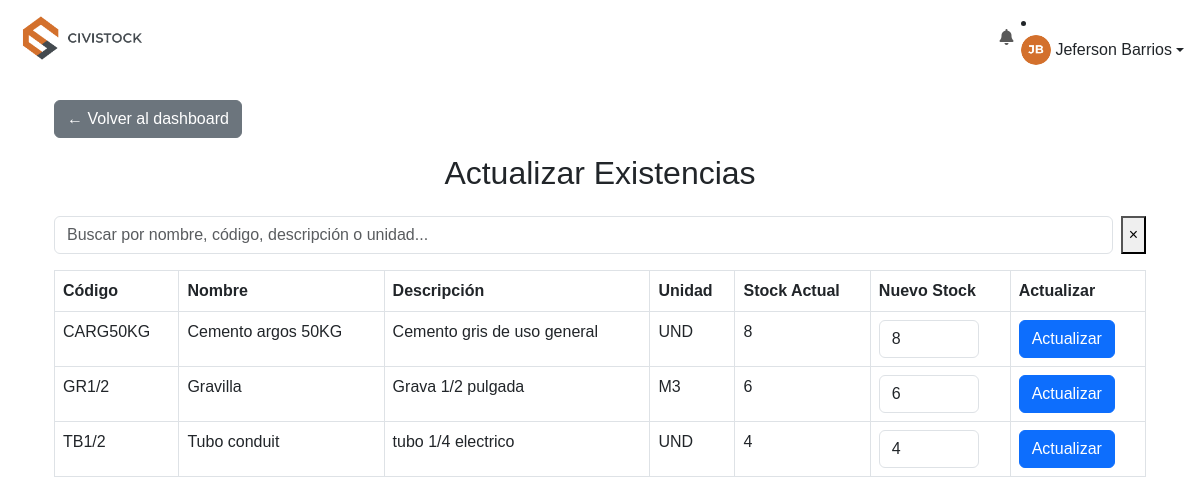
Screenshot of /almacenista/actualizar-existencias (signed in) with the database file from the repository.
### models.py (models this page shows, shortened)
class User(db.Model):
    __tablename__ = 'user'
    id = db.Column(db.Integer, primary_key=True)
    username = db.Column(db.String(80), unique=True, nullable=False)
    nombre = db.Column(db.String(120), nullable=False)
    password = db.Column(db.String(200), nullable=False)
    rol = db.Column(db.String(20), nullable=False)
    foto = db.Column(db.String(120), nullable=True, default='default.jpg')

class Material(db.Model):
    __tablename__ = 'material'
    id = db.Column(db.Integer, primary_key=True)
    codigo = db.Column(db.String(50), unique=True, nullable=False)
    nombre = db.Column(db.String(100), nullable=False)
    descripcion = db.Column(db.String(200))
    stock = db.Column(db.Float, default=0)
    stock_minimo = db.Column(db.Integer, default=0)
    unidad = db.Column(db.String(50))
    en_devolucion = db.Column(db.Float, default=0)
    movimientos = db.relationship('Movimiento', backref='material', lazy=True)

### almacenista_routes.py (the view, shortened to what this page needs)
@almacenista_bp.route('/actualizar-existencias')
def actualizar_existencias():
    query = request.args.get('q', '').strip()
    materiales = Material.query
    materiales = materiales.order_by(Material.nombre).all()
    return render_template('Almacenista/actualizar_existencias.html', materiales=materiales)

### utils.py (called while the page is built)
def formatear_numero(value):
    try:
        num = float(value)
        if num.is_integer():
            return int(num)
        return num
    except (ValueError, TypeError):
        return value

def obtener_materiales_bajo_stock():
    return Material.query.filter(Material.stock <= Material.stock_minimo).all()

### templates/Almacenista/actualizar_existencias.html (shortened to what this page needs)
{% extends 'base.html' %}
{% block content %}
<div class="container mt-4">
    <a href="{{ url_for('almacenista.dashboard') }}" class="btn btn-secondary mb-3">← Volver al dashboard</a>
    <h2 class="text-center mb-4">Actualizar Existencias</h2>
<div class="form-busqueda mb-3 d-flex input-clearable">
    <input
        type="text"
        id="busquedaMateriales"
        class="form-control me-2"
        placeholder="Buscar por nombre, código, descripción o unidad..."
    >
    <button type="button" class="clear-btn" id="clearSearch">&times;</button>
</div>
    <table class="table table-bordered table-hover">
        <thead class="thead-light">
            <tr>
                <th>Código</th>
                <th>Nombre</th>
                <th>Descripción</th>
                <th>Unidad</th>
                <th>Stock Actual</th>
                <th>Nuevo Stock</th>
                <th>Actualizar</th>
            </tr>
        </thead>
        <tbody>
            {% for material in materiales %}
            <tr>
                <td>{{ material.codigo }}</td>
                <td>{{ material.nombre }}</td>
                <td>{{ material.descripcion }}</td>
                <td>{{ material.unidad }}</td>
                <td>{{ material.stock|formatear_numero }}</td>
                <td>
                    <form method="POST" action="{{ url_for('almacenista.actualizar_existencia_individual', material_id=material.id) }}" class="form-inline">
                        <input type="number" name="nuevo_stock" value="{{ material.stock|formatear_numero }}" step="any" class="form-control" style="width: 100px;" required>
                </td>
                <td>
                        <button type="submit" class="btn btn-primary">Actualizar</button>
                </td>
            </tr>
            {% endfor %}
        </tbody>
    </table>
</div>
{% endblock %}

### templates/base.html (shortened to what this page needs)
<!DOCTYPE html>
<html lang="es">
<head>
    <link href="https://cdn.jsdelivr.net/npm/bootstrap@5.3.0/dist/css/bootstrap.min.css" rel="stylesheet">
    <link href="https://cdnjs.cloudflare.com/ajax/libs/font-awesome/6.5.0/css/all.min.css" rel="stylesheet">
    <link rel="stylesheet" href="{{ url_for('static', filename='style.css') }}">
</head>
<body>
    <nav class="navbar navbar-expand-lg navbar-white bg-white px-3">
        <a class="navbar-brand" href="{{ url_for(user_role.lower() + '.dashboard') }}">
            <img src="{{ url_for('static', filename='civistockresponsive.png') }}" alt="Logo" height="50">
        </a>
        <div class="collapse navbar-collapse" id="menuNav">
<ul class="navbar-nav">
    <li class="nav-item dropdown">
        <a class="nav-link position-relative" href="#" id="notifDropdown" role="button" data-bs-toggle="dropdown" aria-expanded="false">
            <i class="fas fa-bell"></i>
        </a>
    </li>
</ul>
                <li class="nav-item dropdown">
                    <a class="nav-link dropdown-toggle d-flex align-items-center" href="#" role="button" data-bs-toggle="dropdown">
                        <img src="{{ url_for('static', filename='uploads/' + (user_photo or 'default.jpg')) }}" alt="Foto" width="30" height="30" class="rounded-circle me-1">
                        {{ user_name }}
                    </a>
                </li>
        </div>
    </nav>
    <div class="container my-4">
        {% block content %}{% endblock %}
    </div>

### static/style.css (style rules this page uses)
body, html { margin: 0; padding: 0; height: 100%; font-family: 'Montserrat', sans-serif; }

### rows the page displays
User: nombre "Jeferson Barrios"
Material: codigo "CARG50KG", nombre "Cemento argos 50KG", descripcion "Cemento gris de uso general", unidad "UND", stock "8", nuevo_stock "8"
Material: codigo "GR1/2", nombre "Gravilla", descripcion "Grava 1/2 pulgada", unidad "M3", stock "6", nuevo_stock "6"
Material: codigo "TB1/2", nombre "Tubo conduit", descripcion "tubo 1/4 electrico", unidad "UND", stock "4", nuevo_stock "4"
